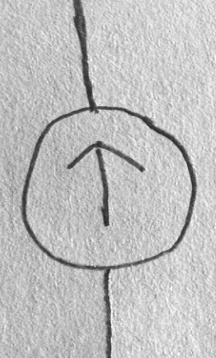
#> input picture component_dataset/current_source+1.jpg, 216 x 358 px; its folder holds only this picture in this run
$ python preprocessing_test.py
#> lines starting #> are read from the running program, lines starting #| are printed output that depends on the picture; after the words box and inside, x2 and y2 are one past the last pixel; in counts of white or black regions, pixels touching at a corner belong together
#> further down, dataset_img is the input picture: shape (358, 216); min 34, max 255, mean 191.9
import cv2
import numpy as np
import os

def process_image(img):
    # cv2.imshow('original', img)
    # cv2.waitKey(0)
    bil = cv2.medianBlur(img, 3)
    # cv2.imshow('median blurred', bil)
    # cv2.waitKey(0)

    bil = cv2.fastNlMeansDenoising(bil, None, 30, 7, 11)
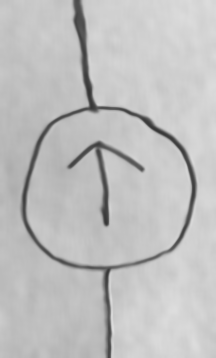
#> bil: shape (358, 216); min 53, max 221, mean 191.9
    # cv2.imshow('denoise', bil)
    # cv2.waitKey(0)

    bil = cv2.adaptiveThreshold(bil, 255, cv2.ADAPTIVE_THRESH_GAUSSIAN_C,
                                          cv2.THRESH_BINARY, 31, 5)
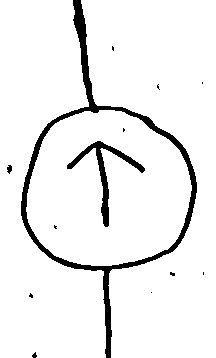
#> bil: shape (358, 216); 93.5% white; 13 black regions (10 under 20 px), largest, box (x1, y1, x2, y2) and area: (21, 0, 197, 358) 3919, (67, 141, 145, 227) 957, (7, 165, 12, 174) 32
    # [10 lines of commented-out code are left out]

    bil = cv2.medianBlur(bil, 5)
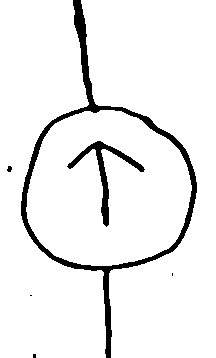
#> bil: shape (358, 216); 93.6% white; 6 black regions (3 under 20 px), largest, box (x1, y1, x2, y2) and area: (21, 0, 197, 358) 3926, (67, 141, 145, 227) 954, (7, 166, 12, 172) 23
    # cv2.imshow('med blur again', bil)
    # cv2.waitKey(0)

    edge = cv2.Canny(bil, 150, 300)
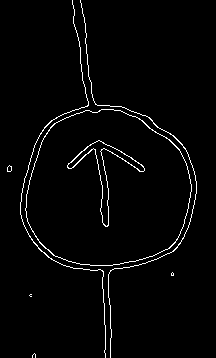
#> edge: shape (358, 216); 2.4% white in thin lines or dots, all inside (x1, y1, x2, y2) = (7, 0, 197, 358)
    cv2.imshow("canny edge", edge)
    cv2.waitKey(0)
    cv2.destroyAllWindows()


dir_str = "../component_dataset"


for filename in os.listdir(dir_str):
    dataset_img = cv2.imread(f"{dir_str}/{filename}", cv2.IMREAD_GRAYSCALE)
    result = process_image(dataset_img)

$ run again, on component_dataset/current_source-0.jpg
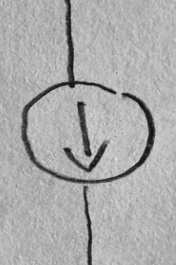
#> input picture component_dataset/current_source-0.jpg, 176 x 265 px
#> dataset_img is the input picture: shape (265, 176); min 13, max 226, mean 171.8
#> in process_image, `bil = cv2.adaptiveThreshold(bil, 255, cv2.ADAPTIVE_THRESH_GAUSSIAN_C, ..`:
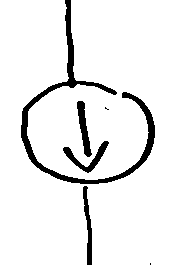
#> bil: shape (265, 176); 92.6% white; 6 black regions (2 under 20 px), largest, box (x1, y1, x2, y2) and area: (21, 0, 155, 184) 2342, (63, 141, 109, 173) 384, (77, 101, 92, 157) 376, (83, 186, 92, 265) 349
#> in process_image, `edge = cv2.Canny(bil, 150, 300)`:
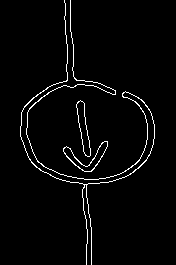
#> edge: shape (265, 176); 2.8% white in thin lines or dots, all inside (x1, y1, x2, y2) = (20, 0, 155, 265)
